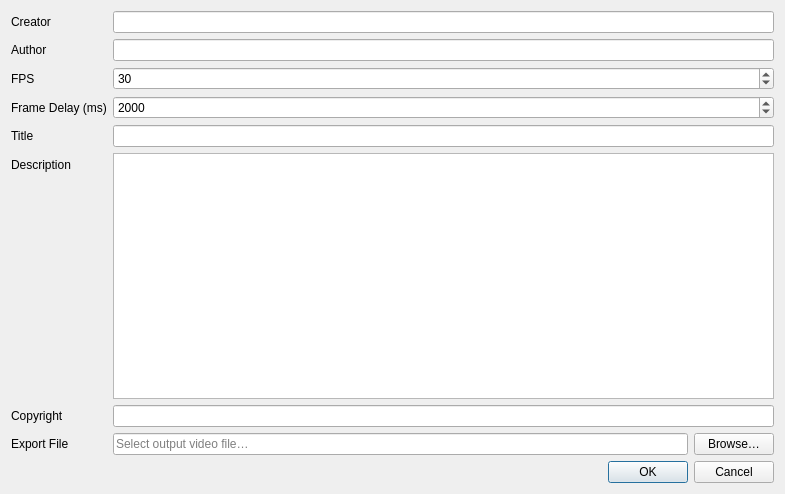
<?xml version="1.0" encoding="UTF-8"?>
<ui version="4.0">
 <class>VideoAttributesDialog</class>
 <widget class="QDialog" name="VideoAttributesDialog">
  <property name="geometry">
   <rect>
    <x>0</x>
    <y>0</y>
    <width>785</width>
    <height>494</height>
   </rect>
  </property>
  <property name="windowTitle">
   <string>Video Attributes</string>
  </property>
  <property name="windowIcon">
   <iconset resource="../Resources.qrc">
    <normaloff>:/Icons/Resources/Icons/FrameFlow_1000px.png</normaloff>:/Icons/Resources/Icons/FrameFlow_1000px.png</iconset>
  </property>
  <layout class="QFormLayout">
   <item row="0" column="0">
    <widget class="QLabel" name="label">
     <property name="text">
      <string>Creator</string>
     </property>
    </widget>
   </item>
   <item row="0" column="1">
    <widget class="QLineEdit" name="editCreator"/>
   </item>
   <item row="1" column="0">
    <widget class="QLabel" name="label">
     <property name="text">
      <string>Author</string>
     </property>
    </widget>
   </item>
   <item row="1" column="1">
    <widget class="QLineEdit" name="editAuthor"/>
   </item>
   <item row="2" column="0">
    <widget class="QLabel" name="label">
     <property name="text">
      <string>FPS</string>
     </property>
    </widget>
   </item>
   <item row="2" column="1">
    <widget class="QSpinBox" name="spinFps">
     <property name="minimum">
      <number>1</number>
     </property>
     <property name="maximum">
      <number>240</number>
     </property>
     <property name="value">
      <number>30</number>
     </property>
    </widget>
   </item>
   <item row="3" column="0">
    <widget class="QLabel" name="label">
     <property name="text">
      <string>Frame Delay (ms)</string>
     </property>
    </widget>
   </item>
   <item row="3" column="1">
    <widget class="QSpinBox" name="spinFrameDelay">
     <property name="maximum">
      <number>600000</number>
     </property>
     <property name="value">
      <number>2000</number>
     </property>
    </widget>
   </item>
   <item row="4" column="0">
    <widget class="QLabel" name="label">
     <property name="text">
      <string>Title</string>
     </property>
    </widget>
   </item>
   <item row="4" column="1">
    <widget class="QLineEdit" name="editTitle"/>
   </item>
   <item row="5" column="0">
    <widget class="QLabel" name="label">
     <property name="text">
      <string>Description</string>
     </property>
    </widget>
   </item>
   <item row="5" column="1">
    <widget class="QTextEdit" name="editDescription"/>
   </item>
   <item row="6" column="0">
    <widget class="QLabel" name="label">
     <property name="text">
      <string>Copyright</string>
     </property>
    </widget>
   </item>
   <item row="6" column="1">
    <widget class="QLineEdit" name="editCopyright"/>
   </item>
   <item row="7" column="0">
    <widget class="QLabel" name="label">
     <property name="text">
      <string>Export File</string>
     </property>
    </widget>
   </item>
   <item row="7" column="1">
    <layout class="QHBoxLayout">
     <item>
      <widget class="QLineEdit" name="editExportPath">
       <property name="placeholderText">
        <string>Select output video file…</string>
       </property>
      </widget>
     </item>
     <item>
      <widget class="QPushButton" name="btnBrowse">
       <property name="text">
        <string>Browse…</string>
       </property>
      </widget>
     </item>
    </layout>
   </item>
   <item row="8" column="0" colspan="2">
    <widget class="QDialogButtonBox" name="buttonBox">
     <property name="standardButtons">
      <set>QDialogButtonBox::StandardButton::Cancel|QDialogButtonBox::StandardButton::Ok</set>
     </property>
    </widget>
   </item>
  </layout>
 </widget>
 <resources>
  <include location="../Resources.qrc"/>
 </resources>
 <connections>
  <connection>
   <sender>buttonBox</sender>
   <signal>accepted()</signal>
   <receiver>VideoAttributesDialog</receiver>
   <slot>accept()</slot>
   <hints>
    <hint type="sourcelabel">
     <x>20</x>
     <y>20</y>
    </hint>
    <hint type="destinationlabel">
     <x>20</x>
     <y>20</y>
    </hint>
   </hints>
  </connection>
  <connection>
   <sender>buttonBox</sender>
   <signal>rejected()</signal>
   <receiver>VideoAttributesDialog</receiver>
   <slot>reject()</slot>
   <hints>
    <hint type="sourcelabel">
     <x>20</x>
     <y>20</y>
    </hint>
    <hint type="destinationlabel">
     <x>20</x>
     <y>20</y>
    </hint>
   </hints>
  </connection>
 </connections>
</ui>
